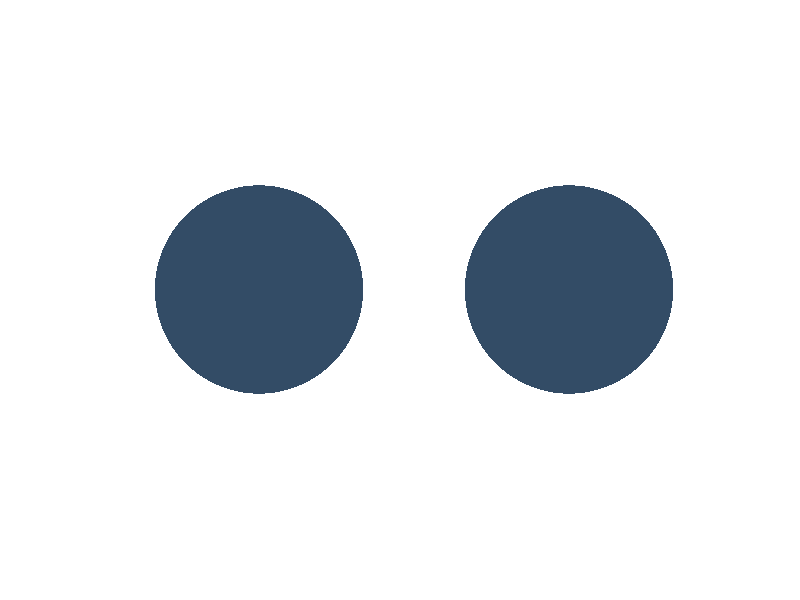

The MATLAB source for this figure: (Note: this script raises an error after producing the figure.)

name = "Tamara Brissette Greco";
student_id = 261182266;

% Shade Discrimination Task with a modified colour/tone

clear, clc, close all

% set task parameters
n_reps = 5; % repetitions of each contrast
baseline = .4; % baseline brightness
rf_contr = .1; % reference contrast (10%)

bg_tone= [.2 .3 .4]; % new color
rf_tone = bg_tone + baseline * rf_contr; % compute reference tone (baseline + 10% of baseline) in RGB

% contrast definition: the difference between the brightness of the object and the background against which it is viewed, divided by the background brightness.
% i.e., contrast = (stimulus - background) / background
% or: stimulus = background + contrast * background

% define list of possible contrasts and add the reference to get total contrasts
contrasts = [-.045 -.03 -.015 0 .015 .03 .045] + rf_contr;

trials = repmat(contrasts, 1, n_reps); % repeat each contrast n_reps times

trials_rnd = randsample(trials, length(trials)); % randomize trials

% initialize respose array
resp = nan(1, length(trials));

% initialize correct array
correct = nan(1, length(trials));

% Initialize the figure for the task
figure(1), clf, hold on

set(gcf, 'Color', bg_tone, 'Position', [400, 120, 1000, 800]) % Position is [hrz, vrt, height, width] 
set(gca, 'Color', bg_tone, 'xlim', [-2 2], 'ylim', [-1 1])
axis off

% Create the two circles, but make them invisible (ie same tone as bg) before the trials start
left = plot(-1, 0, 'o', 'MarkerSize', 150, 'MarkerEdgeColor', 'none', 'MarkerFaceColor', bg_tone); hold on
right = plot( 1, 0, 'o', 'MarkerSize', 150, 'MarkerEdgeColor', 'none', 'MarkerFaceColor', bg_tone);

%% Run the experiment

% Start the task (with a FOR loop)
for trial = 1:length(trials)
        
    % remember: stimulus = background + contrast * background
    targ_shade = bg_tone + trials_rnd(trial) * baseline; % create target contrast
    targ_tone  = targ_shade  ;           % turn into RGB
    
    % reference always left
    set(left, 'MarkerFaceColor', rf_tone)         % left is reference
    set(right, 'MarkerFaceColor', targ_tone), shg % right is brighter
        
    resp(trial) = input("Which circle is lighter? (1/2) "); % gather response
    
    % While next trial starts, "turn off" the circles
    set(left, 'MarkerFaceColor', bg_tone)
    set(right, 'MarkerFaceColor', bg_tone)
    
    pause(1)
    clc
    
end

% save the results
save('my_results_blue.mat', 'resp', 'trials_rnd', 'rf_contr', 'contrasts', 'n_reps')

%% Plot results
% save('my_results_blue.mat', 'resp', 'trials_rnd', 'rf_contr', 'contrasts', 'n_reps')

% in case the data were lost, load your results (MUST BE IN SAME FOLDER AS
% YOUR CURRENT SCRIPT)
load("/Users/tamarabgreco/Documents/MATLAB/psyc-353/my_results_blue.mat")

% initialize proportions array
p_targ = nan(1, length(contrasts));

% loop over the different contrasts used and calculate the proportion of 2s
for i=1:length(contrasts)
    % finds trials that have the specific contrast
    y = find((trials_rnd) == contrasts(i));
    % proportion of resuklts that were 2s
    p_targ(i)= sum(resp(y)==2)/length((y));
end
% get the possible contrast increases

contr_diff = contrasts-rf_contr; % diff between two circles

% close existing figure and open a new one

% plot results using a scatterplot

scatter(contr_diff, p_targ, 50, 'MarkerFaceColor', [0 .7 .7], 'MarkerEdgeColor', [0 .5 .5])
xlabel('Contrast Difference')
ylabel('Proportion of Target Brighter on the right side')

xlim([min(contr_diff) max(contr_diff)])
ylim([0 1])

set(gca, 'FontSize', 16)
hold on

%% Fit psychometric function using Palamedes

% Define the space of your stimulus levels
x_min = min(contr_diff);
x_max = max(contr_diff);
n = 500;
x = linspace(x_min, x_max, n);


% Add YOUR Palamedes path (MUST BE IN SAME FOLDER AS YOUR CURRENT SCRIPT)

palamedes_dir = '/Users/tamarabgreco/Documents/MATLAB/psyc-353/tutorials/Palamedes1_10_11/Palamedes';

addpath(palamedes_dir)

% initialize PF type as Logistic
PF = @PAL_Logistic;

% we want to search for the first 2 parameters (alpha and beta)
% but we keep the last 2 (gamma and lambda) fixed

% setup the parameter search
paramsFree = [1 1 0 0];

% alpha is the threshold
searchGrid.alpha = min(contr_diff, 0.001);

% beta is the slope
searchGrid.beta=logspace(0,3,101);


% gamma is the guessing rate

searchGrid.gamma = 0;

% lambda is the lapse rate
searchGrid.lambda = 0;

%number of 'target brighter right side (2)' responses (NumPos) out of total
%trials per contrast level (OutofNum)
NumPos = p_targ*n_reps;
OutofNum = repmat(n_reps, 1, length(contr_diff));

stimLevels = contr_diff;
% tell palamedes to find the parameters

paramsValues = PAL_PFML_Fit(stimLevels, NumPos, OutofNum, searchGrid, paramsFree, PF);

% run the PF
pal_fit = PF(paramsValues,x);
% plot
plot(x, pal_fit, 'LineWidth', 2, 'MarkerFaceColor', [0 .150 .255], 'DisplayName', 'Modified coloured task');
%legend('Original colour results','Modified colour results','Location','northwest', 'FontSize', 10)

hold off

%% display of the plot 
% the original trial plot was done in its original file, and this plot/data
% points were added after generating the original

legend('Original task data points','Original task Palamedes line', 'Modified task data points','Modified task Palamedes line','Location','northwest', 'FontSize', 10)

set(gca, 'FontSize', 10)
title('Palamedes Fits Original vs Modified Task')
savefig ('palamedes_compare_img')
